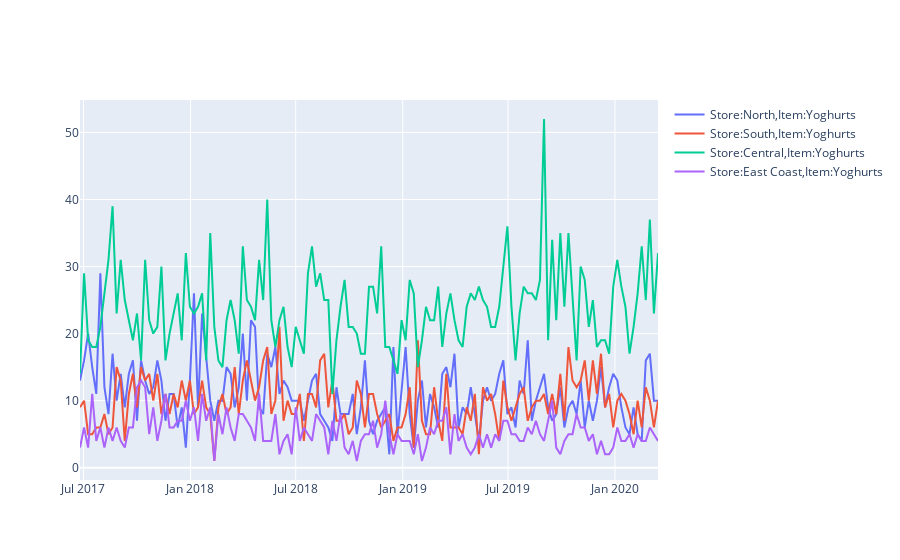

The notebook cell this image was saved under:
### Code cell
multi_store_item_df = train.copy()
# First, let us filterout the required data
store_ids = ['North', 'South', 'Central', 'East Coast']   # Some stores
item_ids = ['Yoghurts', 'Yoghurts', 'Yoghurts', 'Yoghurts']    # Some items
print('Before filter:', multi_store_item_df.shape)
multi_store_item_df = multi_store_item_df[multi_store_item_df.location.isin(store_ids)]
multi_store_item_df = multi_store_item_df[multi_store_item_df.Category.isin(item_ids)]
print('After filter:', multi_store_item_df.shape)
#display(multi_store_item_df)
# TODO Monthly avg sales

# Let us plot this now
multi_store_item_ts_data = []
for st,it in zip(store_ids, item_ids):
    flt = multi_store_item_df[multi_store_item_df.location == st]
    flt = flt[flt.Category == it]
    multi_store_item_ts_data.append(go.Scatter(x=flt.Date, y=flt.sales, name = "Store:" + str(st) + ",Item:" + str(it)))
py.iplot(multi_store_item_ts_data)

### Figure 1 — Plotly figure (JSON) as saved in the notebook; plotly's stock layout.template omitted (floating-point values rounded to 4 significant figures; data arrays with more than 128 entries replaced by an {"elided": "..."} marker saying what was removed)
{"data": [{"name": "Store:North,Item:Yoghurts", "type": "scatter", "x": {"elided": "143 str values"}, "y": {"elided": "143 int values"}}, {"name": "Store:South,Item:Yoghurts", "type": "scatter", "x": {"elided": "143 str values"}, "y": {"elided": "143 int values"}}, {"name": "Store:Central,Item:Yoghurts", "type": "scatter", "x": {"elided": "143 str values"}, "y": {"elided": "143 int values"}}, {"name": "Store:East Coast,Item:Yoghurts", "type": "scatter", "x": {"elided": "141 str values"}, "y": {"elided": "141 int values"}}], "layout": {}}
